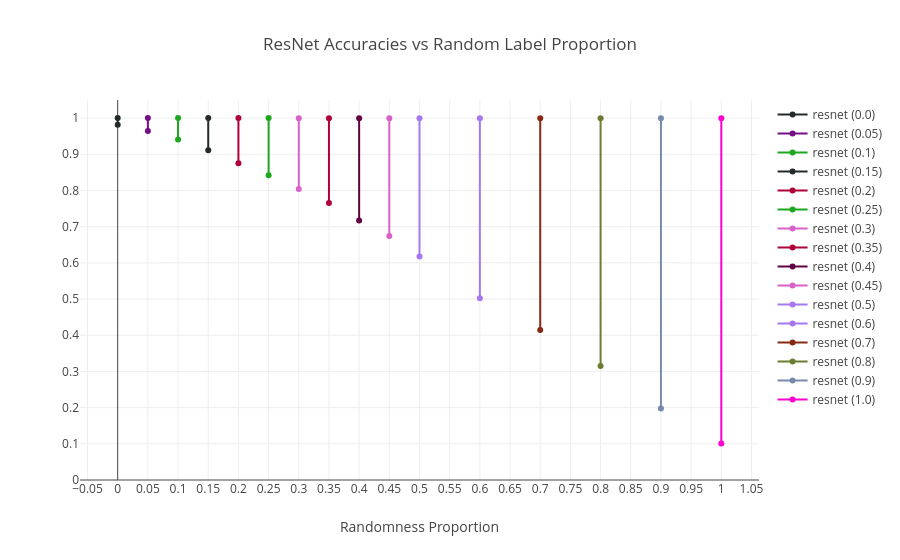

Write notebook code for a chart like this one.
### Code cell
resnet = full_data[(full_data["model"].str.contains("resnet")) & (full_data["split"] == "train")].copy()

resnet["layer_idx"] = resnet["layer"].apply(lambda x: layer_order['resnet'].index(x))
resnet.sort_values("layer_idx", inplace=True)

resnet_accs = resnet[(resnet["layer"] == "a1") & (resnet["dataset"].str.contains("-r"))][["dataset", "model", "train_acc", "val_acc"]]
resnet_accs["random_prop"] = resnet_accs["dataset"].apply(lambda x: float(x.split("-r")[1]))
resnet_accs.sort_values("random_prop", inplace=True)

fig = make_subplots()
for i, row in resnet_accs.iterrows():
    color = color_seq[i % len(color_seq)]
    fig.add_trace(go.Scatter(x=[row["random_prop"], row["random_prop"]], y=[row["train_acc"], row["val_acc"]], mode="lines+markers", line = dict(color=color), name=f"{row['model']} ({row['random_prop']})"))
    
fig.update_layout(title="ResNet Accuracies vs Random Label Proportion")
fig.update_xaxes(title_text="Randomness Proportion", nticks=23)
fig.update_yaxes(range=[0.0, 1.05], nticks=20)

### Figure 1 — Plotly figure (JSON) as saved in the notebook; plotly's stock layout.template omitted (floating-point values rounded to 4 significant figures)
{"data": [{"line": {"color": "#222A2A"}, "mode": "lines+markers", "name": "resnet (0.0)", "type": "scatter", "x": [0, 0], "y": [1, 0.9813]}, {"line": {"color": "#750D86"}, "mode": "lines+markers", "name": "resnet (0.05)", "type": "scatter", "x": [0.05, 0.05], "y": [1.0, 0.9641]}, {"line": {"color": "#1CA71C"}, "mode": "lines+markers", "name": "resnet (0.1)", "type": "scatter", "x": [0.1, 0.1], "y": [1.0, 0.941]}, {"line": {"color": "#222A2A"}, "mode": "lines+markers", "name": "resnet (0.15)", "type": "scatter", "x": [0.15, 0.15], "y": [1, 0.9112]}, {"line": {"color": "#AF0038"}, "mode": "lines+markers", "name": "resnet (0.2)", "type": "scatter", "x": [0.2, 0.2], "y": [1, 0.8754]}, {"line": {"color": "#1CA71C"}, "mode": "lines+markers", "name": "resnet (0.25)", "type": "scatter", "x": [0.25, 0.25], "y": [1.0, 0.8423]}, {"line": {"color": "#DA60CA"}, "mode": "lines+markers", "name": "resnet (0.3)", "type": "scatter", "x": [0.3, 0.3], "y": [0.9999, 0.8042]}, {"line": {"color": "#AF0038"}, "mode": "lines+markers", "name": "resnet (0.35)", "type": "scatter", "x": [0.35, 0.35], "y": [0.9998, 0.7655]}, {"line": {"color": "#620042"}, "mode": "lines+markers", "name": "resnet (0.4)", "type": "scatter", "x": [0.4, 0.4], "y": [0.9999, 0.7172]}, {"line": {"color": "#DA60CA"}, "mode": "lines+markers", "name": "resnet (0.45)", "type": "scatter", "x": [0.45, 0.45], "y": [0.9999, 0.6743]}, {"line": {"color": "#A777F1"}, "mode": "lines+markers", "name": "resnet (0.5)", "type": "scatter", "x": [0.5, 0.5], "y": [0.9999, 0.6176]}, {"line": {"color": "#A777F1"}, "mode": "lines+markers", "name": "resnet (0.6)", "type": "scatter", "x": [0.6, 0.6], "y": [0.9996, 0.502]}, {"line": {"color": "#862A16"}, "mode": "lines+markers", "name": "resnet (0.7)", "type": "scatter", "x": [0.7, 0.7], "y": [0.9993, 0.4144]}, {"line": {"color": "#6C7C32"}, "mode": "lines+markers", "name": "resnet (0.8)", "type": "scatter", "x": [0.8, 0.8], "y": [0.9995, 0.3153]}, {"line": {"color": "#778AAE"}, "mode": "lines+markers", "name": "resnet (0.9)", "type": "scatter", "x": [0.9, 0.9], "y": [0.9998, 0.1979]}, {"line": {"color": "#FB00D1"}, "mode": "lines+markers", "name": "resnet (1.0)", "type": "scatter", "x": [1, 1], "y": [0.9997, 0.1008]}], "layout": {"title": {"text": "ResNet Accuracies vs Random Label Proportion"}, "xaxis": {"anchor": "y", "domain": [0, 1], "nticks": 23, "title": {"text": "Randomness Proportion"}}, "yaxis": {"anchor": "x", "domain": [0, 1], "nticks": 20, "range": [0, 1.05]}}}
